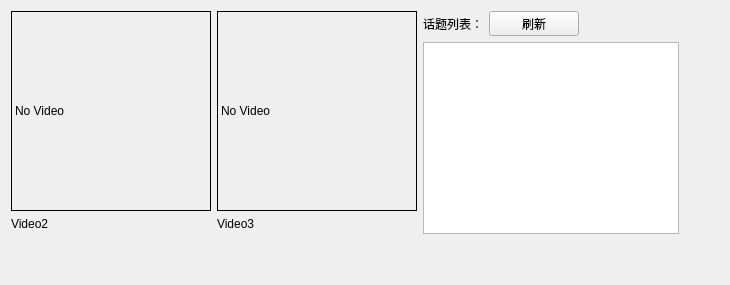
          <widget class="QWidget" name="tab_7">
           <attribute name="title">
            <string>其他</string>
           </attribute>
           <layout class="QVBoxLayout" name="verticalLayout_21">
            <item>
             <layout class="QHBoxLayout" name="horizontalLayout_17">
              <item>
               <layout class="QHBoxLayout" name="horizontalLayout_16">
                <item>
                 <layout class="QVBoxLayout" name="verticalLayout_11">
                  <item>
                   <widget class="QLabel" name="label_video2">
                    <property name="minimumSize">
                     <size>
                      <width>200</width>
                      <height>200</height>
                     </size>
                    </property>
                    <property name="maximumSize">
                     <size>
                      <width>200</width>
                      <height>200</height>
                     </size>
                    </property>
                    <property name="styleSheet">
                     <string notr="true">border:1px solid rgb(0, 0, 0)</string>
                    </property>
                    <property name="text">
                     <string>No Video</string>
                    </property>
                   </widget>
                  </item>
                  <item>
                   <widget class="QLabel" name="label_v_name2">
                    <property name="maximumSize">
                     <size>
                      <width>90</width>
                      <height>30</height>
                     </size>
                    </property>
                    <property name="text">
                     <string>Video2</string>
                    </property>
                   </widget>
                  </item>
                  <item>
                   <spacer name="verticalSpacer">
                    <property name="orientation">
                     <enum>Qt::Vertical</enum>
                    </property>
                    <property name="sizeHint" stdset="0">
                     <size>
                      <width>20</width>
                      <height>40</height>
                     </size>
                    </property>
                   </spacer>
                  </item>
                 </layout>
                </item>
                <item>
                 <layout class="QVBoxLayout" name="verticalLayout_19">
                  <item>
                   <widget class="QLabel" name="label_video3">
                    <property name="minimumSize">
                     <size>
                      <width>200</width>
                      <height>200</height>
                     </size>
                    </property>
                    <property name="maximumSize">
                     <size>
                      <width>200</width>
                      <height>200</height>
                     </size>
                    </property>
                    <property name="styleSheet">
                     <string notr="true">border:1px solid rgb(0, 0, 0)</string>
                    </property>
                    <property name="text">
                     <string>No Video</string>
                    </property>
                   </widget>
                  </item>
                  <item>
                   <widget class="QLabel" name="label_v_name3">
                    <property name="maximumSize">
                     <size>
                      <width>16777215</width>
                      <height>15</height>
                     </size>
                    </property>
                    <property name="text">
                     <string>Video3</string>
                    </property>
                   </widget>
                  </item>
                  <item>
                   <spacer name="verticalSpacer_2">
                    <property name="orientation">
                     <enum>Qt::Vertical</enum>
                    </property>
                    <property name="sizeHint" stdset="0">
                     <size>
                      <width>20</width>
                      <height>40</height>
                     </size>
                    </property>
                   </spacer>
                  </item>
                 </layout>
                </item>
                <item>
                 <layout class="QVBoxLayout" name="verticalLayout_20">
                  <item>
                   <layout class="QHBoxLayout" name="horizontalLayout_15">
                    <item>
                     <widget class="QLabel" name="label_29">
                      <property name="maximumSize">
                       <size>
                        <width>90</width>
                        <height>30</height>
                       </size>
                      </property>
                      <property name="text">
                       <string>话题列表：</string>
                      </property>
                     </widget>
                    </item>
                    <item>
                     <widget class="QPushButton" name="refreash_topic_btn">
                      <property name="minimumSize">
                       <size>
                        <width>90</width>
                        <height>25</height>
                       </size>
                      </property>
                      <property name="maximumSize">
                       <size>
                        <width>90</width>
                        <height>25</height>
                       </size>
                      </property>
                      <property name="cursor">
                       <cursorShape>ArrowCursor</cursorShape>
                      </property>
                      <property name="styleSheet">
                       <string notr="true"/>
                      </property>
                      <property name="text">
                       <string>刷新</string>
                      </property>
                      <property name="icon">
                       <iconset>
                        <normaloff>:/images/refreash.png</normaloff>:/images/refreash.png</iconset>
                      </property>
                     </widget>
                    </item>
                    <item>
                     <spacer name="horizontalSpacer_4">
                      <property name="orientation">
                       <enum>Qt::Horizontal</enum>
                      </property>
                      <property name="sizeHint" stdset="0">
                       <size>
                        <width>40</width>
                        <height>20</height>
                       </size>
                      </property>
                     </spacer>
                    </item>
                   </layout>
                  </item>
                  <item>
                   <widget class="QListWidget" name="topic_listWidget"/>
                  </item>
                  <item>
                   <spacer name="verticalSpacer_3">
                    <property name="orientation">
                     <enum>Qt::Vertical</enum>
                    </property>
                    <property name="sizeHint" stdset="0">
                     <size>
                      <width>20</width>
                      <height>40</height>
                     </size>
                    </property>
                   </spacer>
                  </item>
                 </layout>
                </item>
               </layout>
              </item>
              <item>
               <spacer name="horizontalSpacer_3">
                <property name="orientation">
                 <enum>Qt::Horizontal</enum>
                </property>
                <property name="sizeHint" stdset="0">
                 <size>
                  <width>40</width>
                  <height>20</height>
                 </size>
                </property>
               </spacer>
              </item>
             </layout>
            </item>
           </layout>
          </widget>
